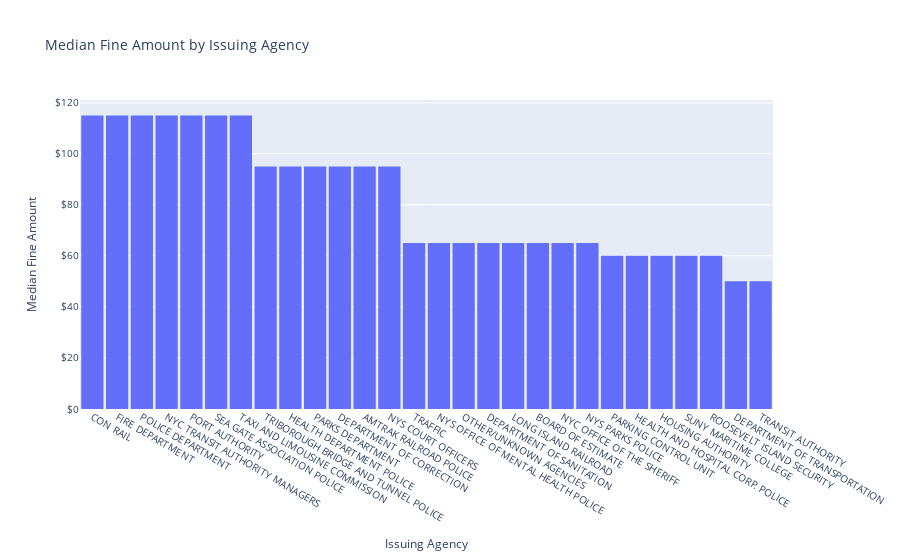

The code cell stored with this chart in its notebook:
### Markdown cell above
## Agency Analysis

### Code cell
import plotly.express as px

# Step 1: Calculate median Fine Amount by Issuing Agency
median_fines = df.groupby("Issuing Agency")["Fine Amount"].median().reset_index()

# Step 2: Sort by descending median
median_fines = median_fines.sort_values(by="Fine Amount", ascending=False)

# Step 3: Create vertical bar chart
fig = px.bar(
    median_fines,
    x="Issuing Agency",
    y="Fine Amount",
    title="Median Fine Amount by Issuing Agency",
    hover_data={"Fine Amount": ":.0f"},  # Format tooltip as whole number
)

# Step 4: Layout adjustments
fig.update_traces(
    marker_line_width=0,  # no outline on bars
    hovertemplate='<b>%{x}</b><br>Median Fine: $%{y:,.0f}<extra></extra>',  # custom tooltip
    text=None  # remove any text labels from bars
)

fig.update_layout(
    bargap=0.1,  # small space between bars
    xaxis={'categoryorder': 'total descending'},
    font=dict(size=10),
    yaxis_tickformat='$,',
    yaxis_title="Median Fine Amount"
)

#Export HTML
html_snippet = pio.to_html(fig, full_html=False, include_plotlyjs='cdn')

# Save and name HTML file
with open("median_fine_amount_agency_embed_snippet.html", "w") as f:
    f.write(html_snippet)


fig.show()

### Figure 1 — Plotly figure (JSON) as saved in the notebook; plotly's stock layout.template omitted (floating-point values rounded to 4 significant figures)
{"data": [{"alignmentgroup": "True", "hovertemplate": "<b>%{x}</b><br>Median Fine: $%{y:,.0f}<extra></extra>", "legendgroup": "", "marker": {"color": "#636efa", "line": {"width": 0}, "pattern": {"shape": ""}}, "name": "", "offsetgroup": "", "orientation": "v", "showlegend": false, "textposition": "auto", "type": "bar", "x": ["CON RAIL", "FIRE DEPARTMENT", "POLICE DEPARTMENT", "NYC TRANSIT AUTHORITY MANAGERS", "PORT AUTHORITY", "SEA GATE ASSOCIATION POLICE", "TAXI AND LIMOUSINE COMMISSION", "TRIBOROUGH BRIDGE AND TUNNEL POLICE", "HEALTH DEPARTMENT POLICE", "PARKS DEPARTMENT", "DEPARTMENT OF CORRECTION", "AMTRAK RAILROAD POLICE", "NYS COURT OFFICERS", "TRAFFIC", "NYS OFFICE OF MENTAL HEALTH POLICE", "OTHER/UNKNOWN AGENCIES", "DEPARTMENT OF SANITATION", "LONG ISLAND RAILROAD", "BOARD OF ESTIMATE", "NYC OFFICE OF THE SHERIFF", "NYS PARKS POLICE", "PARKING CONTROL UNIT", "HEALTH AND HOSPITAL CORP. POLICE", "HOUSING AUTHORITY", "SUNY MARITIME COLLEGE", "ROOSEVELT ISLAND SECURITY", "DEPARTMENT OF TRANSPORTATION", "TRANSIT AUTHORITY"], "xaxis": "x", "y": [115, 115, 115, 115, 115, 115, 115, 95, 95, 95, 95, 95, 95, 65, 65, 65, 65, 65, 65, 65, 65, 60, 60, 60, 60, 60, 50, 50], "yaxis": "y"}], "layout": {"autosize": true, "bargap": 0.1, "barmode": "relative", "font": {"size": 10}, "legend": {"tracegroupgap": 0}, "title": {"text": "Median Fine Amount by Issuing Agency"}, "xaxis": {"anchor": "y", "autorange": true, "categoryorder": "total descending", "domain": [0, 1], "range": [-0.5, 27.5], "title": {"text": "Issuing Agency"}, "type": "category"}, "yaxis": {"anchor": "x", "autorange": true, "domain": [0, 1], "range": [0, 121.1], "tickformat": "$,", "title": {"text": "Median Fine Amount"}, "type": "linear"}}}
